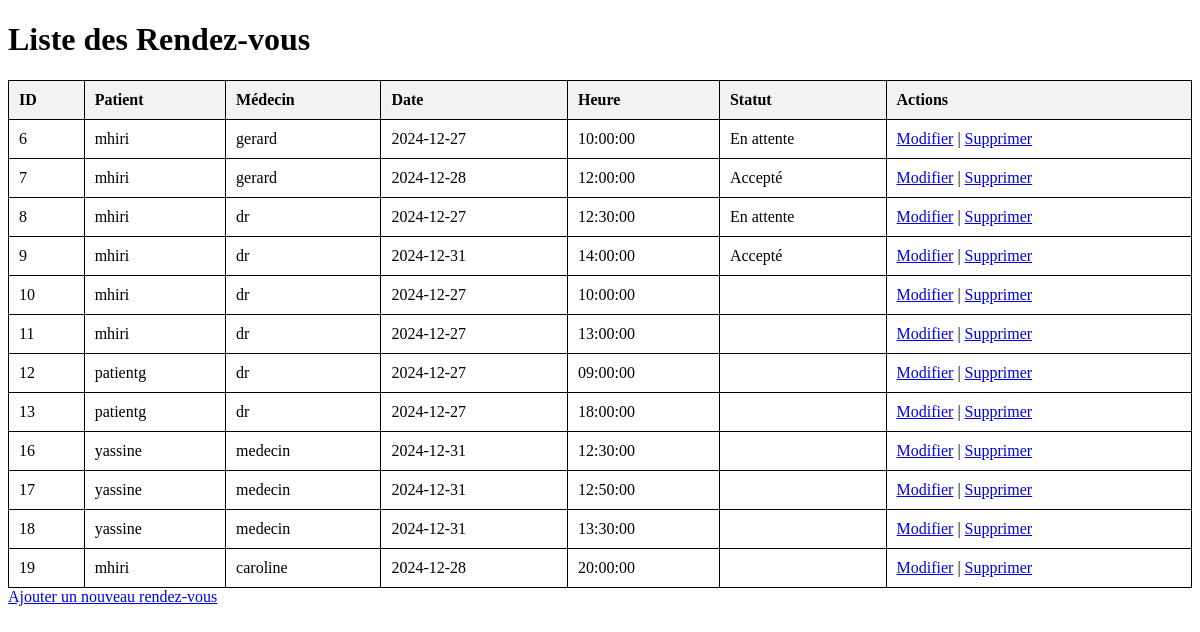
The page /afficher_rdv.php on the database its author committed.
### tables this page shows
CREATE TABLE `rdv` (
  `id` int(11) NOT NULL,
  `patient_id` int(11) NOT NULL,
  `secretaire_id` int(11) NOT NULL,
  `medecin_id` int(11) NOT NULL,
  `date_rdv` date NOT NULL,
  `heure_rdv` time NOT NULL,
  `date` date NOT NULL,
  `heure` time DEFAULT NULL,
  `statut` varchar(50) DEFAULT NULL
);

CREATE TABLE `patients` (
  `id` int(11) NOT NULL,
  `nom` varchar(100) NOT NULL,
  `prenom` varchar(100) NOT NULL,
  `email` varchar(100) NOT NULL,
  `telephone` varchar(20) NOT NULL,
  `password` varchar(255) NOT NULL
);

CREATE TABLE `medecins` (
  `id` int(11) NOT NULL,
  `nom` varchar(100) NOT NULL,
  `specialite` varchar(100) NOT NULL,
  `password` varchar(255) NOT NULL,
  `email` varchar(100) NOT NULL,
  `acces_secretaire` tinyint(1) DEFAULT 0
);

### afficher_rdv.php (the view, shortened to what this page needs)
<?php
include('db_connection.php');
$sql = "
    SELECT
        rdv.id,
        p.nom AS patient_nom,
        m.nom AS medecin_nom,
        rdv.date,
        rdv.heure,
        rdv.statut
    FROM
        rdv
    JOIN
        patients p ON rdv.patient_id = p.id
    JOIN
        medecins m ON rdv.medecin_id = m.id";
$result = $conn->query($sql);
?>
<!DOCTYPE html>
<html lang="fr">
<head>
</head>
<body>
    <h1>Liste des Rendez-vous</h1>
    <?php if ($result->num_rows > 0): ?>
        <table>
            <tr>
                <th>ID</th>
                <th>Patient</th>
                <th>Médecin</th>
                <th>Date</th>
                <th>Heure</th>
                <th>Statut</th>
                <th>Actions</th>
            </tr>
            <?php while ($row = $result->fetch_assoc()): ?>
                <tr>
                    <td><?= htmlspecialchars($row['id']); ?></td>
                    <td><?= htmlspecialchars($row['patient_nom']); ?></td>
                    <td><?= htmlspecialchars($row['medecin_nom']); ?></td>
                    <td><?= htmlspecialchars($row['date']); ?></td>
                    <td><?= htmlspecialchars($row['heure']); ?></td>
                    <td><?= htmlspecialchars($row['statut']); ?></td>
                    <td>
                        <a href="modifier_rdv.php?id=<?= $row['id']; ?>">Modifier</a> |
                        <a href="supprimer_rdv.php?id=<?= $row['id']; ?>" onclick="return confirm('Êtes-vous sûr de vouloir supprimer ce rendez-vous ?');">Supprimer</a>
                    </td>
                </tr>
            <?php endwhile; ?>
        </table>
    <?php else: ?>
        <p>Aucun rendez-vous trouvé.</p>
    <?php endif; ?>
    <a href="ajouter_rdv.php">Ajouter un nouveau rendez-vous</a>
</body>
</html>

### afficher_rdv.php (style rules this page uses)
table { width: 100%; border-collapse: collapse; }
table, th, td { border: 1px solid black; }
th, td { padding: 10px; text-align: left; }
th { background-color: #f2f2f2; }

### rows shown on the page
rdv: id "6", patient.nom "mhiri", medecin.nom "gerard", date "2024-12-27", heure "10:00:00", statut "En attente"
rdv: id "7", patient.nom "mhiri", medecin.nom "gerard", date "2024-12-28", heure "12:00:00", statut "Accepté"
rdv: id "8", patient.nom "mhiri", medecin.nom "dr", date "2024-12-27", heure "12:30:00", statut "En attente"
rdv: id "9", patient.nom "mhiri", medecin.nom "dr", date "2024-12-31", heure "14:00:00", statut "Accepté"
rdv: id "10", patient.nom "mhiri", medecin.nom "dr", date "2024-12-27", heure "10:00:00"
rdv: id "11", patient.nom "mhiri", medecin.nom "dr", date "2024-12-27", heure "13:00:00"
rdv: id "12", patient.nom "patientg", medecin.nom "dr", date "2024-12-27", heure "09:00:00"
rdv: id "13", patient.nom "patientg", medecin.nom "dr", date "2024-12-27", heure "18:00:00"
rdv: id "16", patient.nom "yassine", medecin.nom "medecin", date "2024-12-31", heure "12:30:00"
rdv: id "17", patient.nom "yassine", medecin.nom "medecin", date "2024-12-31", heure "12:50:00"
rdv: id "18", patient.nom "yassine", medecin.nom "medecin", date "2024-12-31", heure "13:30:00"
rdv: id "19", patient.nom "mhiri", medecin.nom "caroline", date "2024-12-28", heure "20:00:00"
